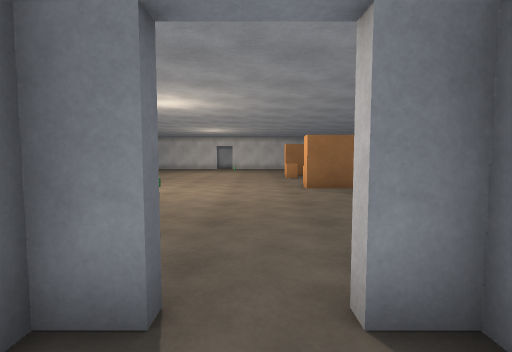
[1] (above)

20 first-person views from a walk through a scene from a Unity 3-D project. The camera is 1.2 m above the floor, tilts 4° down and sees 85° across. Doors are open. The floor is counted in squares, 1 m on a side. Each view is taken from the middle of a square. On the plan, view 1 faces up. The plan holds only what a view shows up to about 13 squares ahead; the rest is blank. The player is left out.

[2]
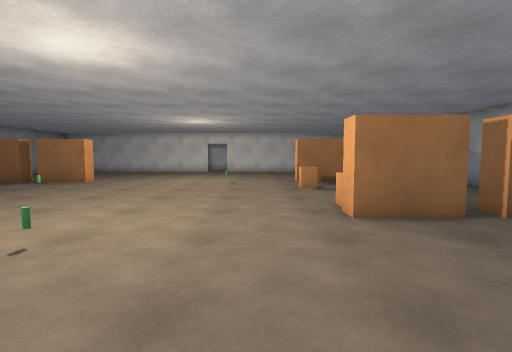

[3]
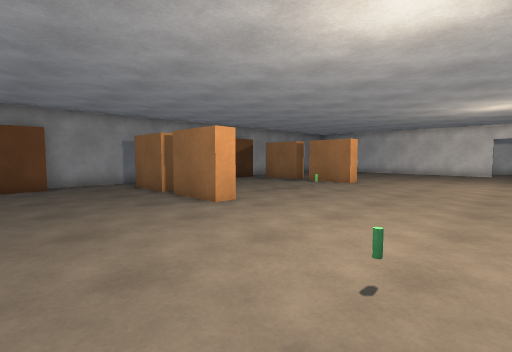

[4]
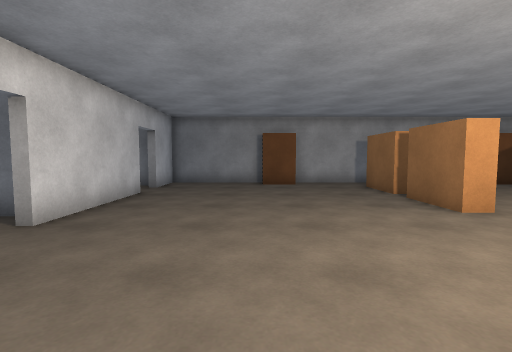

[5]
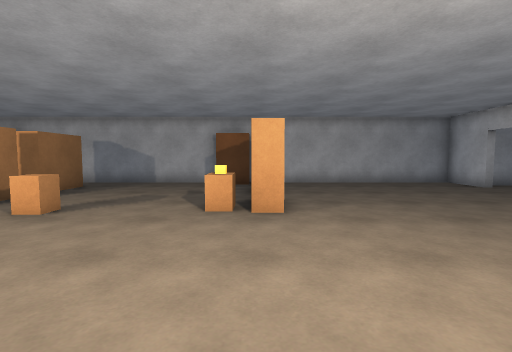

[6]
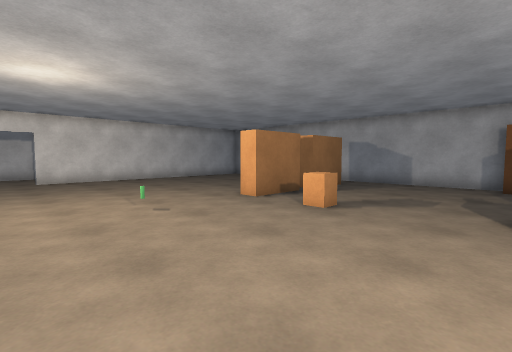

[7]
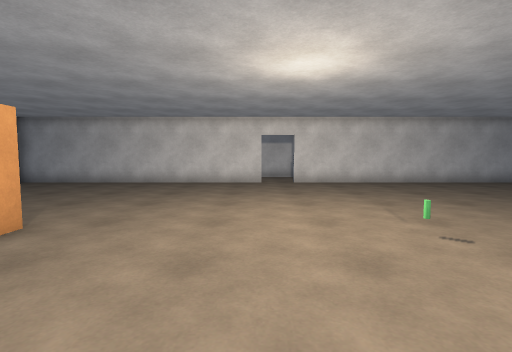

[8]
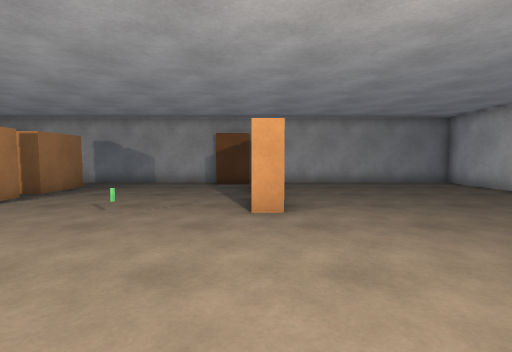

[9]
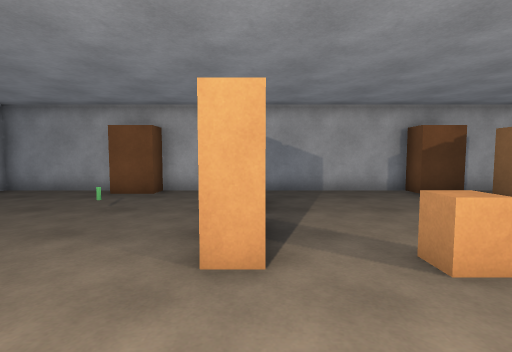

[10]
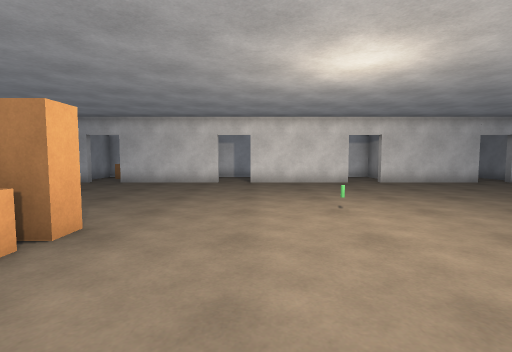

[11]
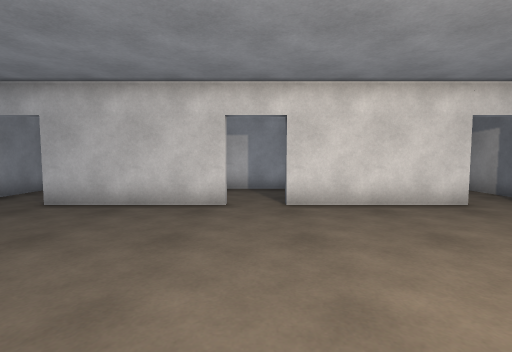

[12]
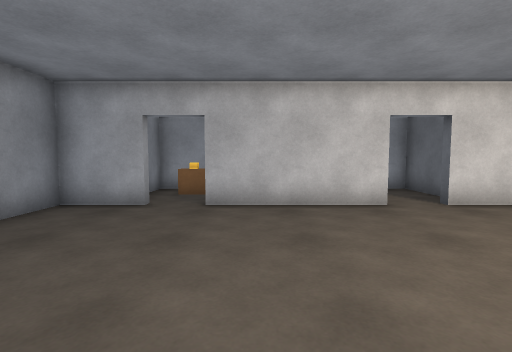

[13]
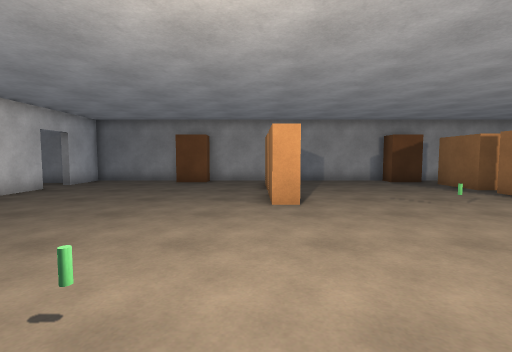

[14]
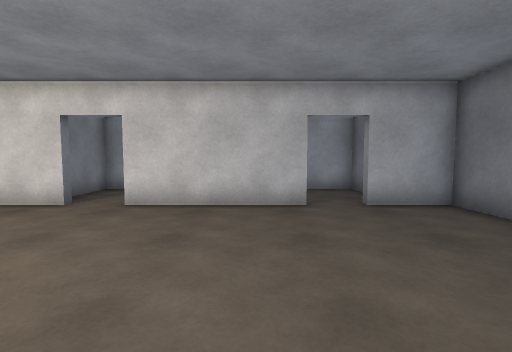

[15]
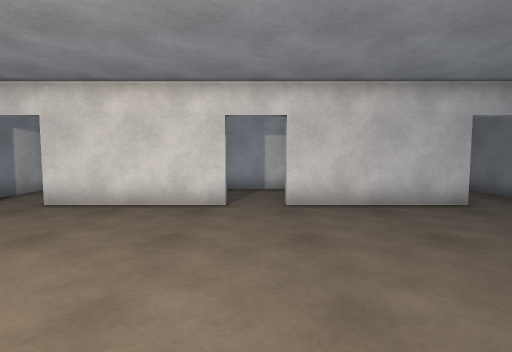

[16]
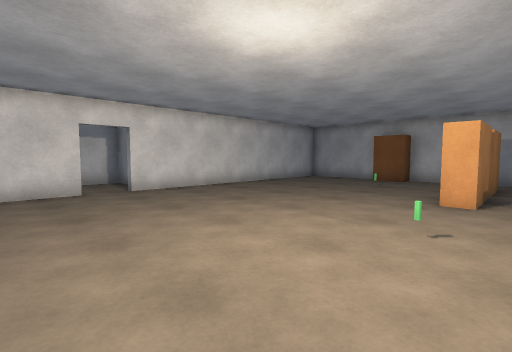

[17]
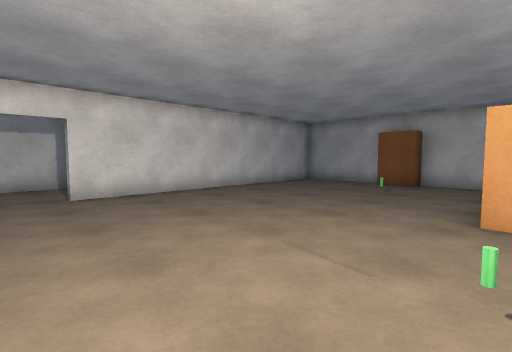

[18]
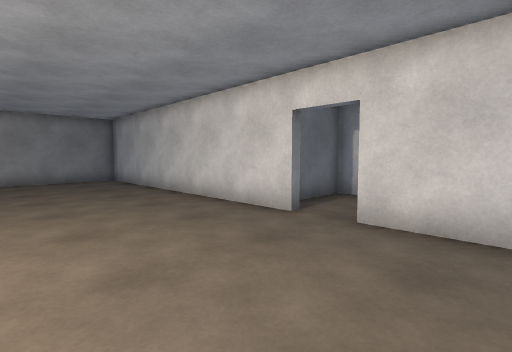

[19]
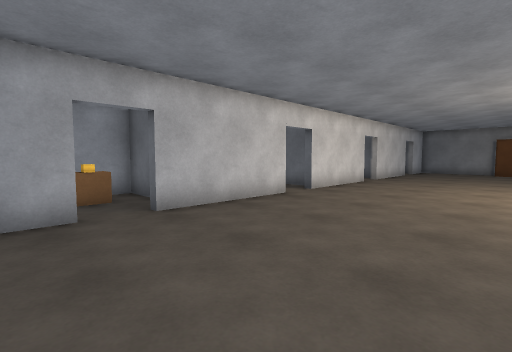

[20]
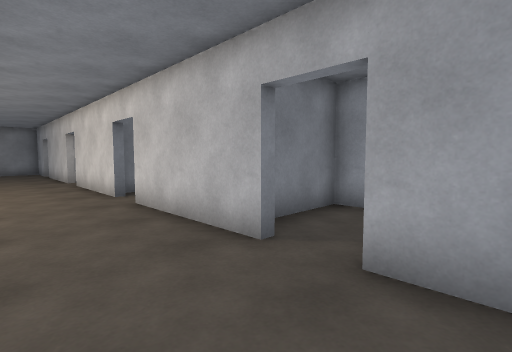

### Floor plan
Ten units are one square. View 1 is at (0, 0); x grows to the right and y downward. Boxes are objects, and circles mark ways between rooms. Rooms are numbered by the first view taken in them; rooms with no view inside come last. Other rooms are left out.
<svg viewBox="-153 -308 247 326">
<path fill="none" stroke="#000" d="M-7 -18 -16 -18 -16 13 11 13M16 9 16 -18 8 -18M-37 -268 -148 -268 -148 -22 -128 -22M-53 -22 -7 -22M8 -22 52 -22M89 -230 89 -268 -22 -268M-113 -22 -68 -22M67 -22 89 -22 89 -214M44 -1 44 13 75 13 75 -12M55 -3 65 -3M-76 -12 -76 9M-71 13 -45 13 -45 -16M-136 -16 -136 13 -105 13 -105 -10M-14 -292 -14 -303 -45 -303 -45 -282"/>
<rect x="-145" y="-85" width="10" height="30" fill="#bbb"><title>other object</title></rect>
<rect x="-145" y="-185" width="10" height="30" fill="#bbb"><title>other object</title></rect>
<rect x="-135" y="-115" width="30" height="10" fill="#bbb"><title>other object</title></rect>
<rect x="-135" y="-185" width="30" height="10" fill="#bbb"><title>other object</title></rect>
<rect x="-105" y="-115" width="30" height="10" fill="#bbb"><title>other object</title></rect>
<rect x="-105" y="-185" width="30" height="10" fill="#bbb"><title>other object</title></rect>
<rect x="15" y="-115" width="30" height="10" fill="#bbb"><title>other object</title></rect>
<rect x="15" y="-125" width="20" height="10" fill="#bbb"><title>other object</title></rect>
<rect x="15" y="-165" width="10" height="10" fill="#bbb"><title>other object</title></rect>
<rect x="15" y="-185" width="30" height="10" fill="#bbb"><title>other object</title></rect>
<rect x="45" y="-115" width="30" height="10" fill="#bbb"><title>other object</title></rect>
<rect x="45" y="-185" width="30" height="10" fill="#bbb"><title>other object</title></rect>
<rect x="75" y="-135" width="10" height="30" fill="#bbb"><title>other object</title></rect>
<rect x="75" y="-235" width="10" height="30" fill="#bbb"><title>other object</title></rect>
<circle cx="0" cy="-20" r="3" fill="#2a7"/>
<circle cx="60" cy="-20" r="3" fill="#2a7"/>
<circle cx="-60" cy="-20" r="3" fill="#2a7"/>
<circle cx="-120" cy="-20" r="3" fill="#2a7"/>
<circle cx="-30" cy="-270" r="3" fill="#2a7"/>
<text x="0" y="-10">1</text>
<text x="-30" y="-150">2</text>
<text x="60" y="-10">3</text>
<text x="-60" y="-10">4</text>
<text x="-120" y="-10">5</text>
<text x="-30" y="-290">6</text>
</svg>
Room 1 opens to room 2. Room 2 opens to room 3. Room 2 opens to room 4. Room 2 opens to room 5. Room 2 opens to room 6.

Where each view was taken, in squares from view 1:
view 1: 0 up, 0 right, facing up
view 2: 5 up, 0 right, facing up
view 3: 6 up, 2 left, facing up-left
view 4: 6 up, 2 left, facing left
view 5: 11 up, 4 left, facing right
view 6: 12 up, 4 left, facing up-right
view 7: 14 up, 4 left, facing up
view 8: 18 up, 2 left, facing left
view 9: 18 up, 1 left, facing right
view 10: 15 up, 1 left, facing down
view 11: 9 up, 0 right, facing down
view 12: 9 up, 4 right, facing down
view 13: 10 up, 1 left, facing left
view 14: 9 up, 10 left, facing down
view 15: 9 up, 6 left, facing down
view 16: 17 up, 6 left, facing up-right
view 17: 18 up, 4 left, facing up-right
view 18: 22 up, 0 right, facing up-left
view 19: 8 up, 8 right, facing down-left
view 20: 5 up, 14 left, facing down-right
